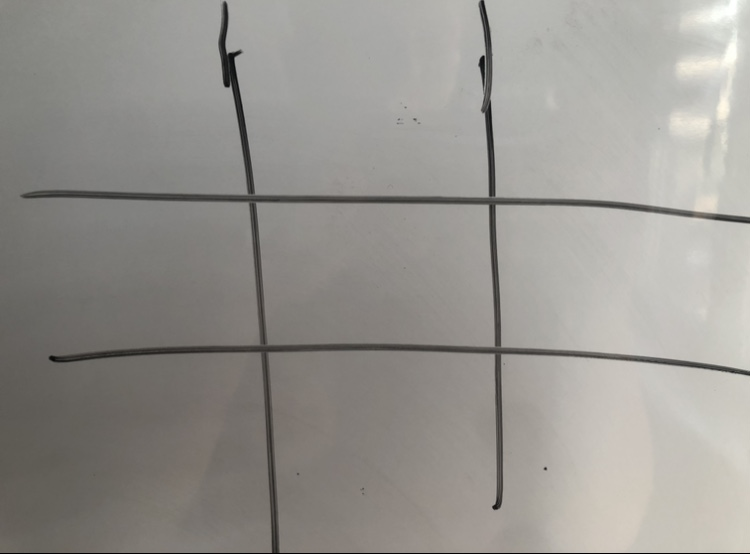
#> input picture img/1.jpg, 750 x 554 px, given in place of the camera
$ python functions.py
#> lines starting #> are read from the running program, lines starting #| are printed output that depends on the picture; after the words box and inside, x2 and y2 are one past the last pixel; in counts of white or black regions, pixels touching at a corner belong together
import cv2
import numpy as np
import matplotlib.pyplot as plt
import math


# [16 lines left out: function shape_recognition, not called in this run]


def shape_recognition_camera():
    cap = cv2.VideoCapture(0)

    while True:
        ret, image = cap.read()
#> image is the input picture: shape (554, 750, 3); mean B, G, R 143.3, 148.1, 150.6
        print(type(image))
#| <class 'numpy.ndarray'>
        # convert to grayscale
        grayscale = cv2.cvtColor(image.astype(np.uint8), cv2.COLOR_BGR2GRAY)
        # perform edge detection
        edges = cv2.Canny(grayscale, 30, 100)
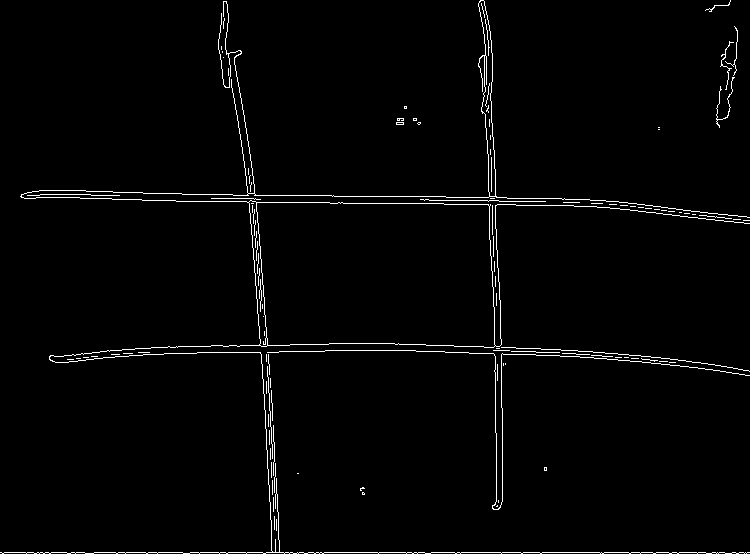
#> edges: shape (554, 750); 1.8% white in thin lines or dots
        # detect lines in the image using hough lines technique
        lines = cv2.HoughLinesP(edges, 1, np.pi / 180, 5, np.array([]), 50, 5)
#> lines = 27 rows, first 6: [0, 552, 84, 552], [367, 196, 423, 196], [206, 352, 260, 352], [234, 98, 249, 205], [571, 356, 688, 366], [355, 203, 411, 203]
        # iterate over the output lines and draw them


        # 4th argument in HoughLines (treshold) is important. It indicates the minimum number of pixels (?)
        # When there is less light in the room this value should be decreased


        print(type(lines))
#| <class 'numpy.ndarray'>
        for line in lines:
            for x1, y1, x2, y2 in line:
                cv2.line(image, (x1, y1), (x2, y2), (255, 0, 0), 3)
                cv2.line(edges, (x1, y1), (x2, y2), (255, 0, 0), 3)
#> this loop made 27 passes
#> line on passes 1 to 12: [[0, 552, 84, 552]], [[367, 196, 423, 196]], [[206, 352, 260, 352]], [[234, 98, 249, 205]], [[571, 356, 688, 366]], [[355, 203, 411, 203]], [[251, 225, 259, 344]], [[176, 201, 255, 201]], [[593, 352, 650, 356]], [[424, 200, 498, 200]], [[492, 552, 548, 552]], [[269, 405, 274, 486]]
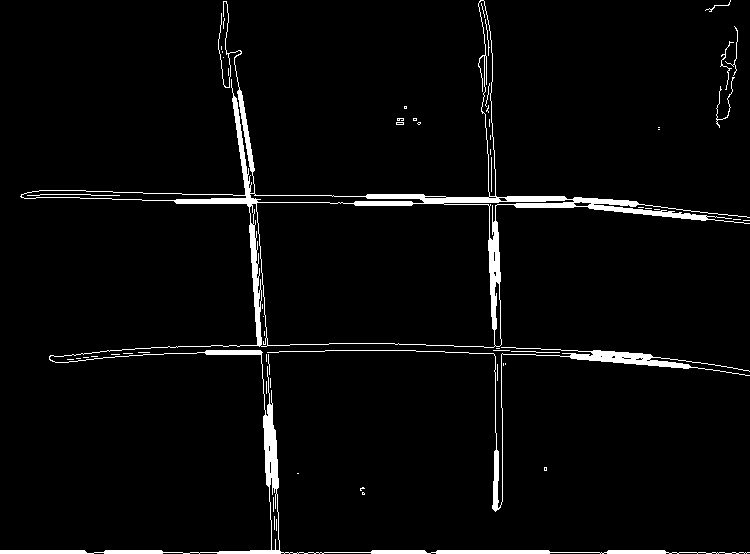
#> edges: shape (554, 750); 3.5% white; 59 white regions (47 under 20 px), largest, box (x1, y1, x2, y2) and area: (0, 0, 750, 554) 11719, (267, 347, 750, 512) 2099, (716, 77, 735, 128) 105
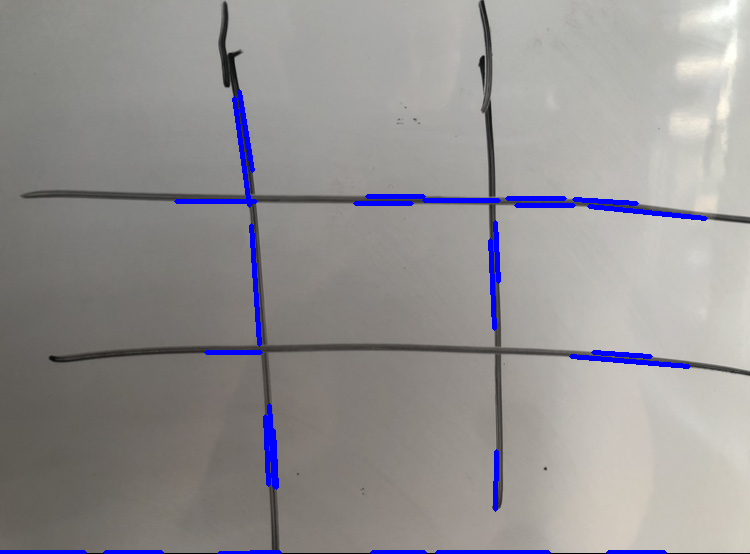
#> image: shape (554, 750, 3); 2.23% of pixels changed, all inside (x1, y1, x2, y2) = (0, 89, 708, 554)
        # show images
        cv2.imshow("image", image)
        cv2.imshow("edges", edges)

        if cv2.waitKey(1) == ord("q"):
#> (key q is pressed here)
            break

    cap.release()
    cv2.destroyAllWindows()

# [166 lines left out: functions circle_recognition, circle_recognition_camera, auxilary_function, auxilary_function_2, auxilary_function_3, not called in this run]


if __name__ == "__main__":
    shape_recognition_camera()

$ run again, on img/2.jpg
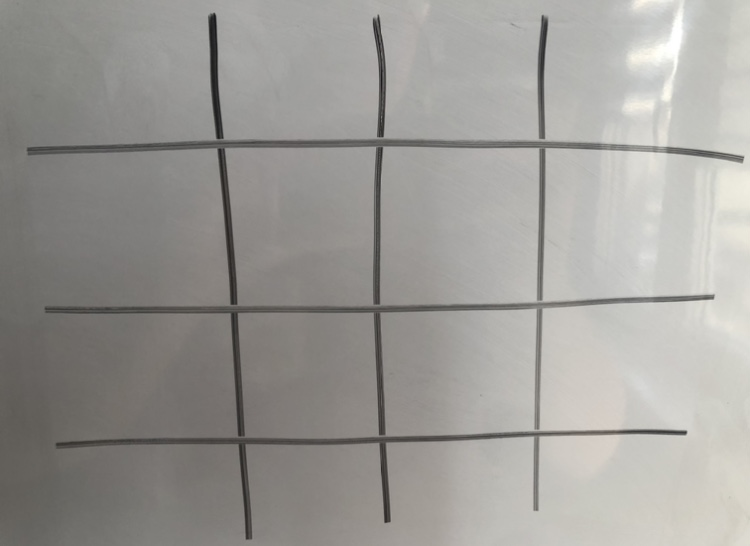
#> input picture img/2.jpg, 750 x 546 px, given in place of the camera
#> in shape_recognition_camera, image is the input picture: shape (546, 750, 3); mean B, G, R 151.1, 155, 156.9
#| <class 'numpy.ndarray'>
#> in shape_recognition_camera, `edges = cv2.Canny(grayscale, 30, 100)`:
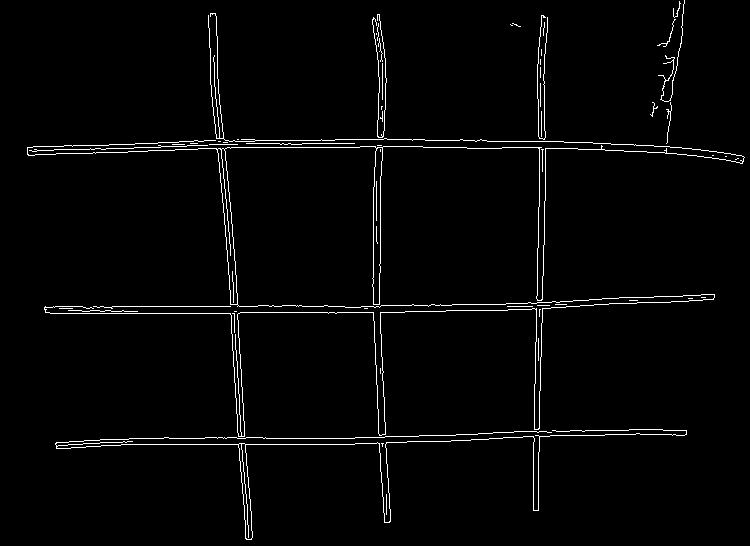
#> edges: shape (546, 750); 2.2% white in thin lines or dots
#> lines = 32 rows, first 6: [227, 147, 359, 147], [240, 312, 373, 312], [536, 341, 537, 284], [602, 298, 700, 295], [225, 444, 281, 444], [280, 144, 354, 143]
#| <class 'numpy.ndarray'>
#> the loop in shape_recognition_camera, `for line in lines:` made 32 passes
#> after the loop in shape_recognition_camera, `for line in lines:`:
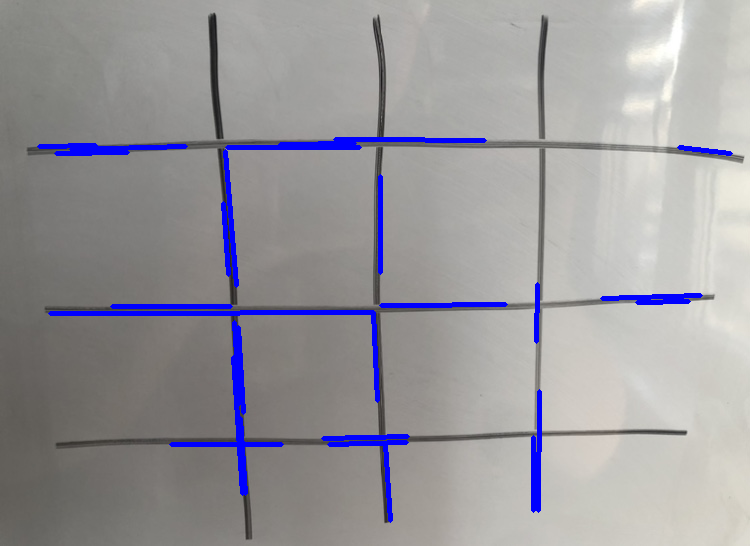
#> image: shape (546, 750, 3); 3.25% of pixels changed, all inside (x1, y1, x2, y2) = (37, 137, 733, 523)

$ run again, on img/3.jpg
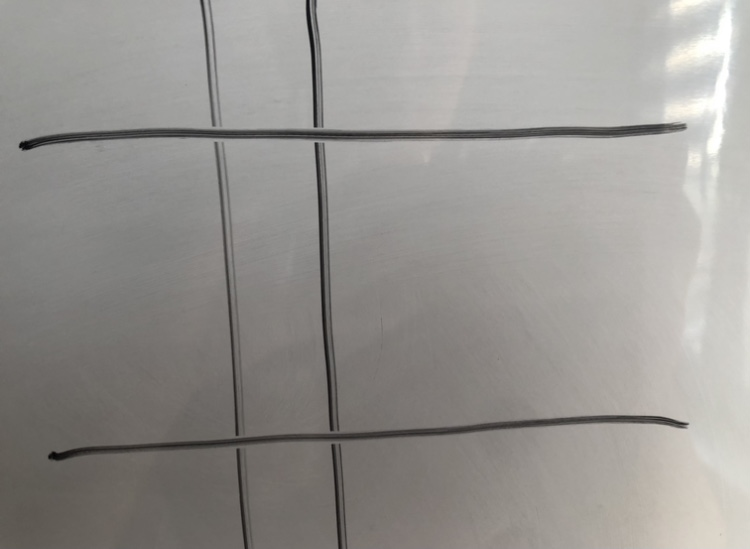
#> input picture img/3.jpg, 750 x 549 px, given in place of the camera
#> in shape_recognition_camera, image is the input picture: shape (549, 750, 3); mean B, G, R 144.4, 148, 150.4
#| <class 'numpy.ndarray'>
#> in shape_recognition_camera, `edges = cv2.Canny(grayscale, 30, 100)`:
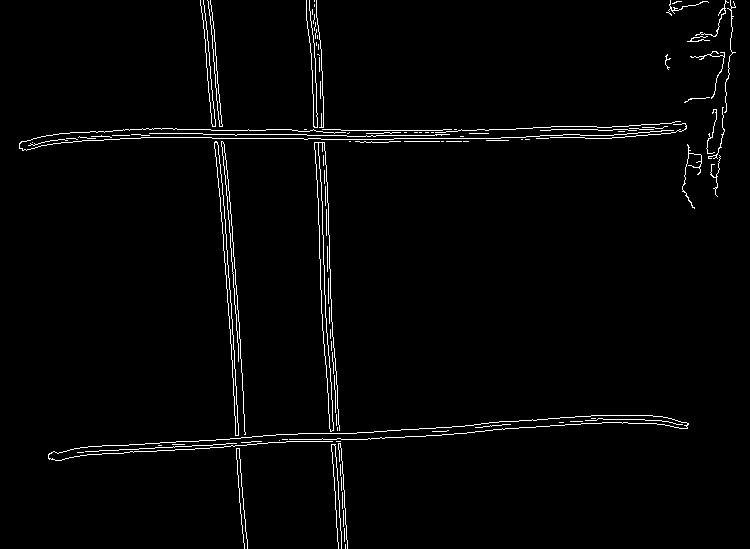
#> edges: shape (549, 750); 2.1% white in thin lines or dots
#> lines = 27 rows, first 6: [211, 79, 217, 144], [337, 427, 343, 521], [224, 446, 300, 441], [337, 468, 341, 548], [321, 299, 325, 364], [327, 182, 328, 234]
#| <class 'numpy.ndarray'>
#> the loop in shape_recognition_camera, `for line in lines:` made 27 passes
#> after the loop in shape_recognition_camera, `for line in lines:`:
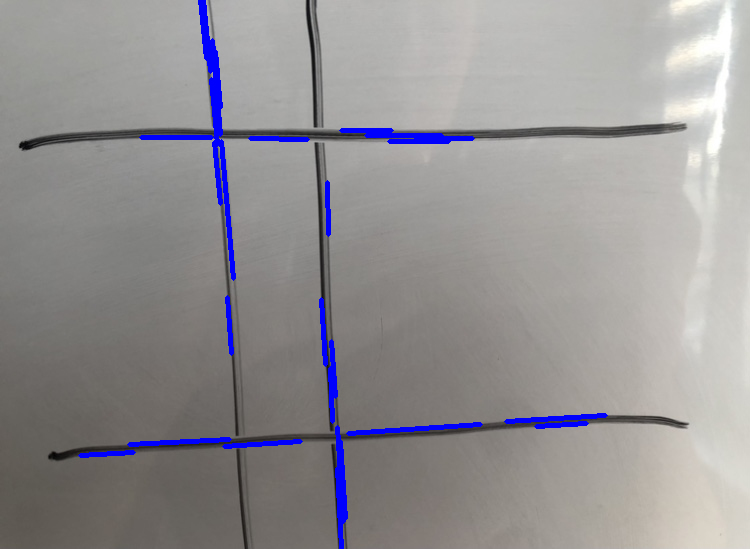
#> image: shape (549, 750, 3); 2.24% of pixels changed, all inside (x1, y1, x2, y2) = (78, 0, 608, 549)
